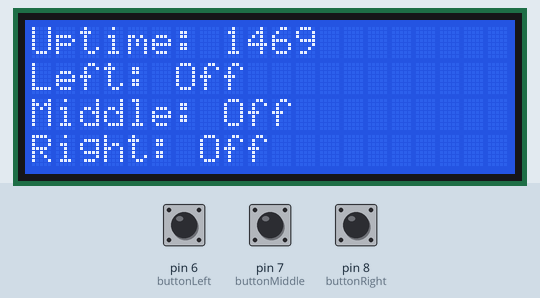
This sketch was run on a simulated Arduino Uno, built with avr-gcc and run on an emulated ATmega328P. Parts: 20×4 character LCD. Inputs (shaded band) come from the test bench; at power-on: pin 6 (buttonLeft) HIGH, pin 7 (buttonMiddle) HIGH, pin 8 (buttonRight) HIGH.

Above: at 1.7 s.
1.8 s: pin 6 (buttonLeft) pulled LOW for 1 s
At 2.23 s:
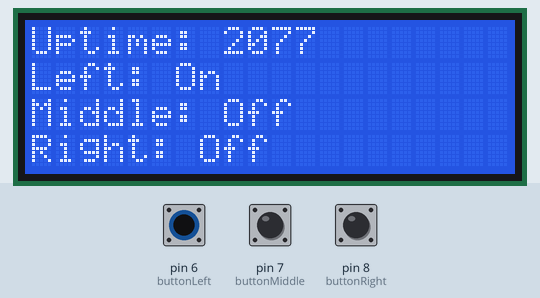
3.4 s: pin 7 (buttonMiddle) pulled LOW for 1 s
At 3.75 s:
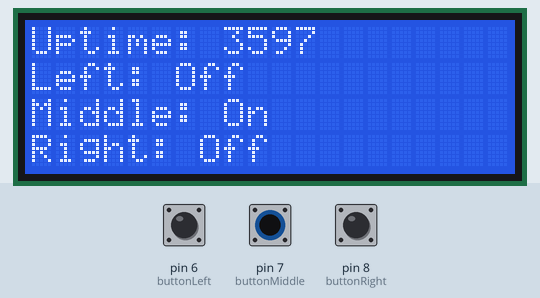
5.0 s: pin 8 (buttonRight) pulled LOW for 0.15 s
At 5.27 s:
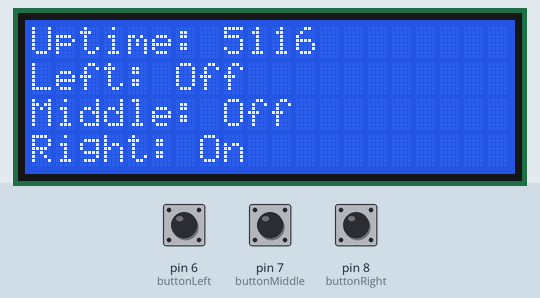
5.7 s: pin 6 (buttonLeft) pulled LOW for 0.15 s
At 5.88 s:
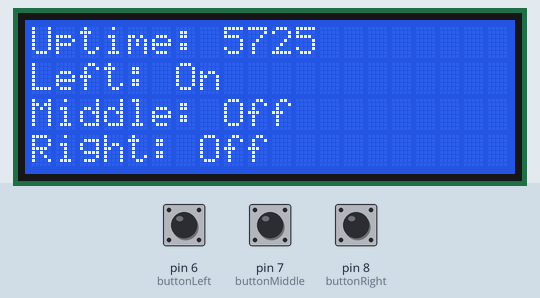
6.4 s: pin 8 (buttonRight) pulled LOW for 1 s
At 6.79 s:
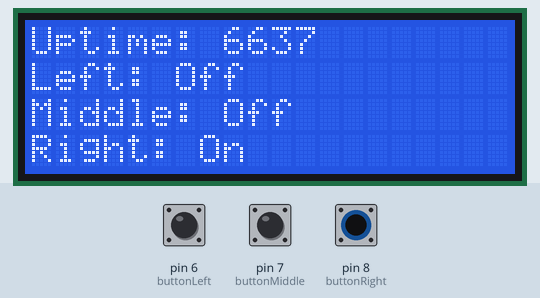
8.0 s: pin 7 (buttonMiddle) pulled LOW for 1 s
At 8.31 s:
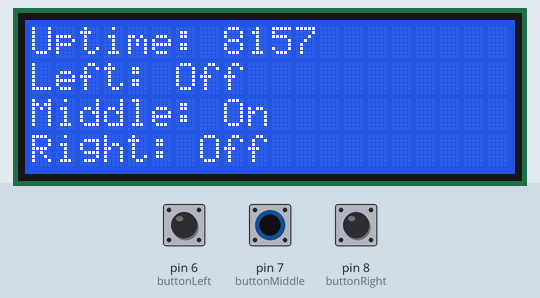
Timing chart, 0 to 10.6 s (numbered marks = the images above; inputs shaded):
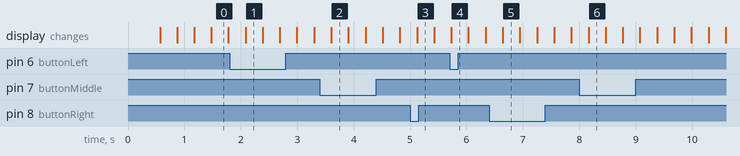

Measured:
- after the input at 1.8 s, the display: changes after 0.28 s (image 1)
- after the input at 3.4 s, the display: changes after 0.20 s (image 2)
- after the input at 5.0 s, the display: changes after 0.12 s (image 3)
- after the input at 5.7 s, the display: changes at once (image 4)
- after the input at 6.4 s, the display: changes after 0.24 s (image 5)
- after the input at 8.0 s, the display: changes after 0.16 s (image 6)

The sketch:

Storm5000Template.ino
```cpp
/*

PINOUT

DISPLAY
1   GND
2   5v
3   NC
4   12
5   GND
6   11
7   NC
8   NC
9   NC
10  NC
11  5
12  4
13  3
14  2
15  NC
16  NC

SWITCHES
1
2
3 R1 - GND
4
5 C3 - 8
6 C2 - 7
7 C1 - 6
8
9

*/


#include <LiquidCrystal.h>

const int rs = 12, en = 11, d4 = 5, d5 = 4, d6 = 3, d7 = 2;
LiquidCrystal lcd(rs, en, d4, d5, d6, d7);
const int buttonLeft = 6, buttonMiddle = 7, buttonRight = 8;

void setup() {
  // Set button inputs
  pinMode(buttonLeft, INPUT_PULLUP);
  pinMode(buttonMiddle, INPUT_PULLUP);
  pinMode(buttonRight, INPUT_PULLUP);
  // set up the LCD's number of columns and rows:
  lcd.begin(20, 4);
  // restart the display which appears to make it behave itself!
  lcd.noDisplay();
  delay(500);
  lcd.display();
}

void loop() {
  // Read button inputs
  int buttonValLeft = digitalRead(buttonLeft);
  int buttonValMiddle = digitalRead(buttonMiddle);
  int buttonValRight = digitalRead(buttonRight);

  // Output uptime in ms on line 1
  lcd.setCursor(0, 0);
  lcd.print("Uptime: ");
  lcd.setCursor(8, 0);
  lcd.print(millis());

  // Output left button state on line 2
  lcd.setCursor(0, 1);
  if (buttonValLeft == LOW) {
    lcd.print("Left: On ");
  } else {
    lcd.print("Left: Off");
  }

  // Output middle button state on line 3
  lcd.setCursor(0, 2);
  if (buttonValMiddle == LOW) {
    lcd.print("Middle: On ");
  } else {
    lcd.print("Middle: Off");
  }

  // Output right button state on line 4
  lcd.setCursor(0, 3);
  if (buttonValRight == LOW) {
    lcd.print("Right: On ");
  } else {
    lcd.print("Right: Off");
  }
}
```
